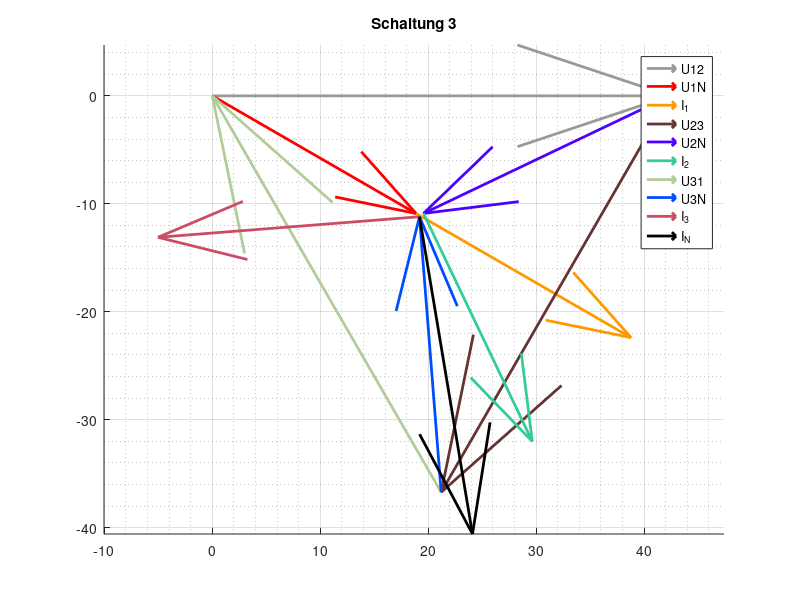

MATLAB code for this plot:
% Eine graphische Darstellung f?r die ?bungsabgabe
% f?r ES2 an der Beuth Hochschule 

% Constants
R1 = 75;        R2 = 100;       R3 = 150;       % Ohm
C = 30e-6;                                      %(Micro)Farrad
f = 50;                                         % Hz
w = 2*pi*f;                                     %

%====================
% GEMESSEN WAREN:
%UY = 40;                                        % Quellspannung in V
UY = 42.4;                                     %

U12 = UY * exp(j*0*pi/180);                     % Leiterspannungen
U23 = UY * exp(j*-120*pi/180);                  %
U31 = UY * exp(j*120*pi/180);                   %

%U1N = U12/(sqrt(3)*exp(j*(30*pi/180)));         % berechnet :)
%U2N = U23/(sqrt(3)*exp(j*(30*pi/180)));         %
%U3N = U31/(sqrt(3)*exp(j*(30*pi/180)));         %

U1N = 21.8*exp(j*(-30*pi/180));               % gemessen
U2N = 25.3*exp(j*(-154.5*pi/180));               %
U3N = 25.6*exp(j*(94.5*pi/180));

% SCHALTUNG 3

%Z_S2 = R2;          % komplexer Widerstand Schaltung 1

Z1N = R2;                     % Widerstand Strang 1, 2, 3
Z2N = 1/(j*w*C);
Z3N = 1/(j*w*C); 

%I_1 = U1N/Z1N,  I_2 = U2N/Z2N,  I_3 = U3N/Z3N   % Strangstr?me


I_1 = 230e-3*exp(j*(angle(U1N/Z1N))) ;
I_1b = abs (I_1)
I_2 = 234e-3*exp(j*(angle(U2N/Z2N))) ;
I_2b = abs (I_2)
I_3 = 243e-3*exp(j*(angle(U3N/Z3N))) ;
I_3b = abs (I_3)
Phi_I_N = (angle(I_1 + I_2 + I_3));              %Phasenwinkel Nullleiter   

%I_N = I_1 + I_2 + I_3;                          % Strom Nulleiter
I_N = 298e-3*exp(j*Phi_I_N); 
I_Nb = abs (I_N)

% quiver U12, U23, U31
figure('Name', 'Schaltung 3'), title ('Schaltung 3')
grid on, grid minor, axis equal
hold on
%--------------------------------------->
% 1st Leiter
refStart=0; arrow1 = U12;
quiver(real(refStart),imag(refStart),real(arrow1),imag(arrow1), 'Color', [0.6 0.6 0.6] ,'DisplayName','U12', 'LineWidth', 2);

%Strangspannung U1N
Strang1 = U1N;
quiver(real(refStart),imag(refStart),real(Strang1),imag(Strang1), 'Color', [1 0 0] ,'DisplayName','U1N', 'LineWidth', 2);

%Strangstrom I_1
Strom1 = I_1*100;
quiver(real(refStart+Strang1),imag(refStart+Strang1),real(Strom1),imag(Strom1), 'Color', [1 0.6 0] ,'DisplayName','I_1', 'LineWidth', 2);

%--------------------------------------->
% 2nd Leiter
refStart=refStart+arrow1; arrow2 = U23;
quiver(real(refStart),imag(refStart),real(arrow2),imag(arrow2),'Color', [0.4 0.2 0.2] ,'DisplayName','U23', 'LineWidth', 2);

%Strangspannung U2N
Strang2 = U2N;
quiver(real(refStart),imag(refStart),real(Strang2),imag(Strang2), 'Color', [0.3 0 1] ,'DisplayName','U2N', 'LineWidth', 2);

%Strangstrom I_2
Strom2 = I_2*100;
quiver(real(refStart+Strang2),imag(refStart+Strang2),real(Strom2),imag(Strom2),'Color', [0.2 0.8 0.6] ,'DisplayName','I_2', 'LineWidth', 2);

%--------------------------------------->
% 3rd Leiter
refStart=refStart+arrow2; 
arrow3 = U31;
quiver(real(refStart),imag(refStart),real(arrow3),imag(arrow3),'Color', [0.7 0.8 0.6] ,'DisplayName','U31', 'LineWidth', 2);

%Strangspannung U3N
Strang3 = U3N;
quiver(real(refStart),imag(refStart),real(Strang3),imag(Strang3), 'Color', [0 0.3 1] ,'DisplayName','U3N', 'LineWidth', 2);

%Strangstrom I_3
Strom3 = I_3*100;
quiver(real(refStart+Strang3),imag(refStart+Strang3),real(Strom3),imag(Strom3), 'Color', [0.8 0.3 0.4] ,'DisplayName','I_3', 'LineWidth', 2);

%--------------------------------------->
% Nullleiter
Strom4 = I_N*100;
quiver(real(refStart+Strang3),imag(refStart+Strang3),real(Strom4),imag(Strom4), 'k' ,'DisplayName','I_N', 'LineWidth', 2);

% switch off the Quivergroup Property AutoScale for all arrows
hAutoScale=findobj('-property','AutoScale');
set(hAutoScale,'AutoScale','off')

legend show

hold off

%-----------------------------------------------------------------------------------------------------